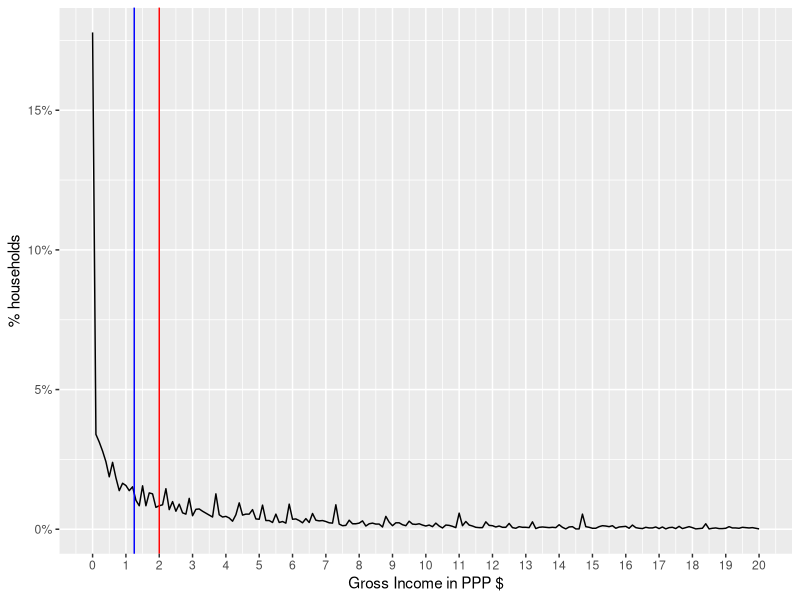
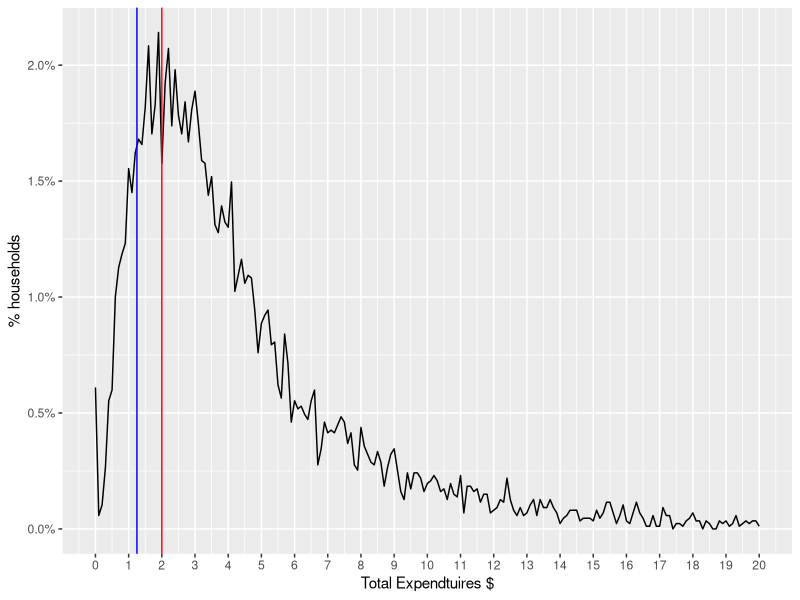
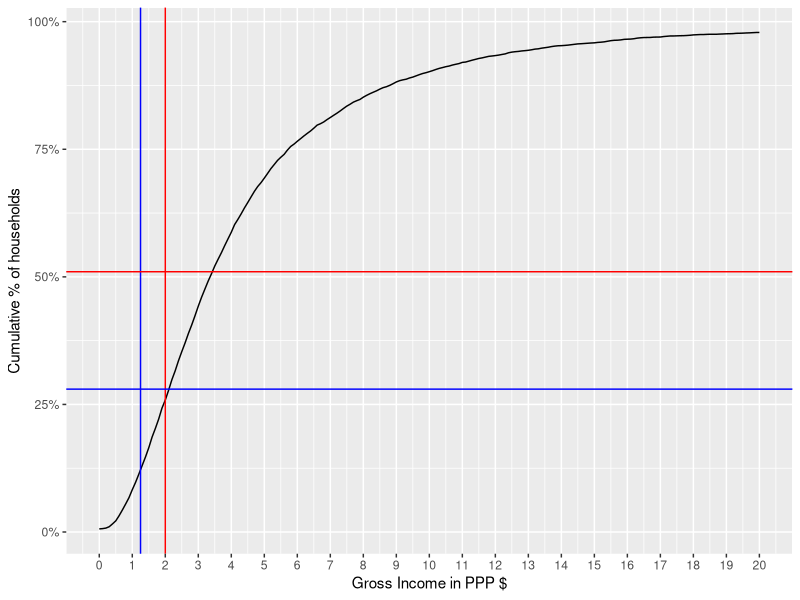
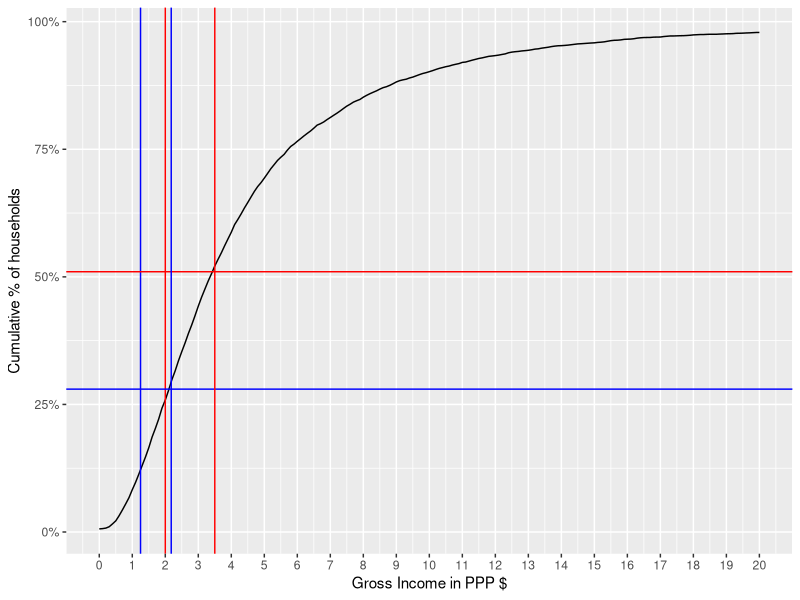
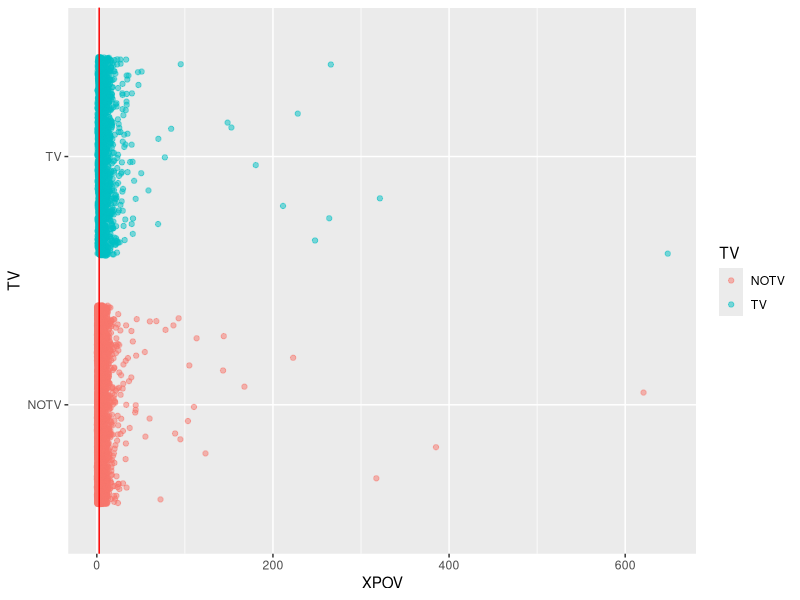
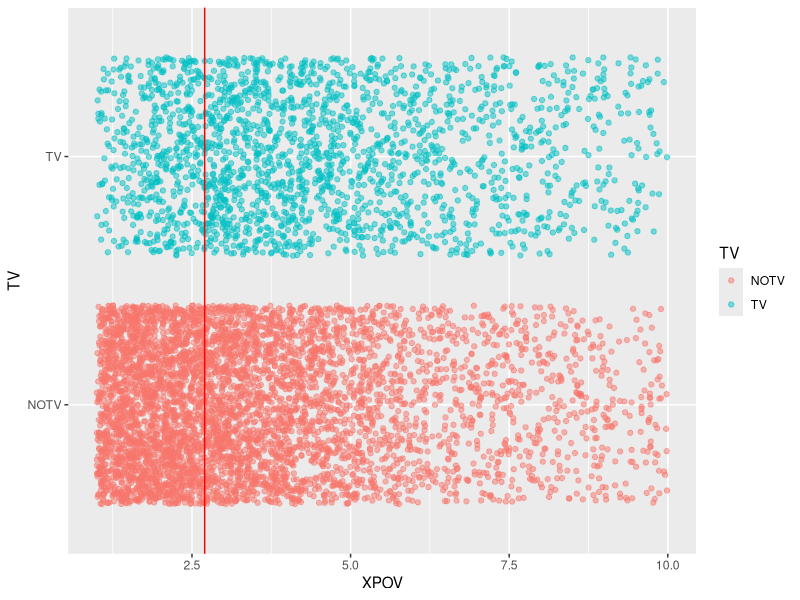

Here is the R script that generated these plots, in order: (Note: this script raises an error after producing the figures.)


library('foreign')
# We'll assume having Ghana/Ethiopia data in the directory
household = read.dta('GHA_2006_GLSS_v01_M_v01_A_SHIP_Stata8/GHA_2005_H.dta')
expenses = read.dta('GHA_2006_GLSS_v01_M_v01_A_SHIP_Stata8/GHA_2005_E.dta')
individuals = read.dta('GHA_2006_GLSS_v01_M_v01_A_SHIP_Stata8/GHA_2005_I.dta')


#household = read.dta('ETH_2004_HICES_v01_M_v01_A_SHIP_Stata8/ETH_2004_H_P.dta')
#expenses = read.dta('ETH_2004_HICES_v01_M_v01_A_SHIP_Stata8/ETH_2004_E_P.dta')
#individuals = read.dta('ETH_2004_HICES_v01_M_v01_A_SHIP_Stata8/ETH_2004_I_P.dta')

#ETH_2000_HICES_v01_M_v01_A_SHIP_Stata8

#household = read.dta('ETH_2000_HICES_v01_M_v01_A_SHIP_Stata8/ETH_2000_H_P.dta')
#expenses = read.dta('ETH_2000_HICES_v01_M_v01_A_SHIP_Stata8/ETH_2000_E_P.dta')
#individuals = read.dta('ETH_2000_HICES_v01_M_v01_A_SHIP_Stata8/ETH_2000_I_P.dta')

household$INC_TOT_G_PPP_DAILY = household$INC_TOT_G / expenses$PPP2005[1] / 365

household$XPOV = household$INC_TOT_G_PPP_DAILY
household$INC_TOT_G_PPP_DAILY = household$INC_TOT_G / expenses$PPP2005[1] / 365

household$XPOV = household$INC_TOT_G_PPP_DAILY



library(ggplot2)
library(scales)
distPlot = ggplot(household, aes(x=XPOV, nrow=nrow(household), y=..count.. / nrow)) +
geom_line(stat='bin', binwidth=0.1) + scale_y_continuous(labels = percent_format()) + 
geom_vline(xintercept=2.0, color='red') + geom_vline(xintercept=1.25, color='blue')

distPlot + scale_x_continuous(limits=c(0, 20), breaks=0:20)  + labs(x='Gross Income in PPP $', y='% households')

sum(household$INC_TOT_G_PPP_DAILY == 0.0) / nrow(household)


# EXPENDTIURES
if('PCEXPDR_PPP' %in% names(household)){ # for Ghana
  #household$XPOV = household$PCEXP / expenses$PPP2005 / 365
  household$XPOV = household$PCEXPDR_PPP / 365

}else{ # for  Ethiopia
  household$XPOV = household$PCEXP_PPP / 365
}

distPlot = ggplot(household, aes(x=XPOV, nrow=nrow(household), y=..count.. / nrow)) +
geom_line(stat='bin', binwidth=0.1) + scale_y_continuous(labels = percent_format()) + 
geom_vline(xintercept=2.0, color='red') + geom_vline(xintercept=1.25, color='blue')
distPlot + scale_x_continuous(limits=c(0, 20), breaks=0:20)  + labs(x='Total Expendtuires $', y='% households')

sum(household$XPOV == 0.0) / nrow(household)

distPlot + aes(y=cumsum(..count..)/nrow) + scale_x_continuous(limits=c(0, 20), breaks=0:20)  +
labs(x='Gross Income in PPP $', y='Cumulative % of households') +
geom_hline(yintercept=0.51, color='red') + 
geom_hline(yintercept=0.28, color='blue')

# VISUAL ROUGH CALCULATION (just multiplied the hlines by a factor)
distPlot + aes(y=cumsum(..count..)/nrow) + scale_x_continuous(limits=c(0, 20), breaks=0:20)  +
labs(x='Gross Income in PPP $', y='Cumulative % of households') +
geom_hline(yintercept=0.51, color='red') + 
geom_hline(yintercept=0.28, color='blue') + 
geom_vline(xintercept=3.5, color='red') + geom_vline(xintercept=2.18, color='blue')

household$poor = factor(household$XPOV < 3.5)
# for households levels
table(household$poor)
sum(household$poor == TRUE, na.rm=T) / nrow(household)

# for individuals levels
sum(household$poor == T * household$HHSIZE, na.rm=T) / sum(household$HHSIZE)

household$poor = factor(household$XPOV < 2.7)
# for households levels
table(household$poor)
sum(household$poor == T, na.rm=T) / nrow(household)
sum(household$poor == T * household$HHSIZE, na.rm=T) / sum(household$HHSIZE)

# the default levels are 'YES', 'NO', let's change them to make the table more readble
levels(household$TV) = c('NOTV', 'TV')
table(household$poor, household$TV)

tv_xpov = ggplot(subset(household, !is.na(TV)), aes(y=TV, x=XPOV, col=TV)) +
geom_point(alpha=0.5, position=position_jitter(0.05)) + geom_vline(xintercept=2.7, color='red')
tv_xpov

tv_xpov + scale_x_continuous(limits=c(1,10)) 

library(caTools) # for sampling
set.seed(2000) # to ensure consistent runs
split = sample.split(household$poor, SplitRatio=0.7)

# adding poor factorial
household$poorfac = factor(household$poor, levels=c('TRUE', 'FALSE'))
levels(household$poorfac) = c('POOR', 'NOT_POOR')

train.household = subset(household, split)
test.household = subset(household, !split)

# you can use '.' to refer to all variable or . - VAR1 - VAR2 to exclude some variables
logit1 = glm(poor ~ TV + TOILET, data=train.household, family=binomial)
summary(logit1)

logit1.poor.prediction = predict(logit1, newdata=test.household, type="response")
head(logit1.poor.prediction)

table(prediction=logit1.poor.prediction > 0.5, reference = test.household$poor)

# or you can use the more polished way of confusionMatrix in caret library

library(caret)
library(e1071)

confusionMatrix(logit1.poor.prediction > 0.5, test.household$poor)

library(ROCR)

logit1.ROCRpred = prediction(logit1.poor.prediction, test.household$poor) # prediction object

perf = performance(logit1.ROCRpred, 'tpr', 'fpr')
rocplot = function(perf){
  qplot(perf@x.values[[1]], perf@y.values[[1]], geom='line') + labs(x=perf@x.name, y=perf@y.name, title=perf@alpha.name) # plot ROC
}
rocplot(perf)

# this way you can get auc, precision, recall as values or as plots where the 
# the x axis is the cutoff and the xaxis is the metric. 
# to get the area under the curve
as.numeric(performance(logit1.ROCRpred, 'auc')@y.values)

# in helpers.R
drawPrecisionRecall(logit1.ROCRpred)

logit2 = glm(poor ~ WALLS + FLOOR + WATER + OWNHOUSE + ROOMS + ROOF, data=train.household, family=binomial) 
logit2.poor.prediction = predict(logit2, newdata=test.household, type="response")

logit2.ROCRpred = prediction(logit2.poor.prediction, test.household$poor) # prediction object
drawPrecisionRecall(logit2.ROCRpred)

confusionMatrix(logit2.poor.prediction > 0.4, test.household$poor)


logit1.auc = performance(logit1.ROCRpred, 'auc')
logit2.auc = performance(logit2.ROCRpred, 'auc')
logit1.auc@y.values[[1]]
logit2.auc@y.values[[1]]

logit1.tpr.fpr = performance(logit1.ROCRpred, 'tpr', 'fpr')
logit2.tpr.fpr = performance(logit2.ROCRpred, 'tpr', 'fpr')

# not the cleanest way, but will make generating graphs for exploring much much better
df1 = data.frame(logit1.x = logit1.tpr.fpr@x.values[[1]], logit1.y = logit1.tpr.fpr@y.values[[1]])
df2 = data.frame(logit2.x = logit2.tpr.fpr@x.values[[1]], logit2.y = logit2.tpr.fpr@y.values[[1]])
ggplot(df1, aes(x = logit1.x, y=logit1.y)) +
  geom_line() +
  geom_line(data=df2, aes(logit2.x, logit2.y), color='red') +
  labs(title="Comparison between logit1 and logit2", x='False Positive Rate', y='True Positive Rate')

compareTwoModels(logit1, logit2, test.data=test.household, dep.var='poor',
                 model1.name='logit1', model2.name='logit2')

  summary(logit2)

library(randomForest)
# note in randomForests, NA values must be imputed or totally ignored 
#forest1 = randomForest(poor ~ HHSEX + HHAGEY + HHMARST + HHEDLEV + HHEMSTAT + HHEMTYPE  + OWNHOUSE+ ROOMS + GARBDISP + TOILET + WALLS +  SEWMACH + STOVE + RADIO + TV + AGLAND +  OTHLNDOW, data=train.household, nodesize=25, ntree=200)

forest1 = randomForest(poor ~ WALLS + FLOOR + WATER + OWNHOUSE + ROOMS + ROOF, data=train.household, nodesize=25, ntree=200)

# random forest models output TRUE or FALSE directly for classification. The models
# knew that it is a classification problem because the column poor is a factor. To
# Treat as response, make the poor column logical

# The predict function works here as well (there is an alias for each algorithm)
forest1.poor.prediction = predict(forest1, newdata=test.household)
confusionMatrix(forest1.poor.prediction, test.household$poor)

library(plyr)


all_info = ddply(individuals, .(HID), function(x){ 
                c(
                  sum(x$AGEY < 6) / x[1,]$HHSIZE_S, 
                  sum(x$AGEY < 15) / x[1,]$HHSIZE_S, 
                  sum(x$AGEY < 21) / x[1,]$HHSIZE_S,
                  sum(x$AGEY > 60) / x[1,]$HHSIZE_S,
                  sum(x$SEX == 'Female') / x[1,]$HHSIZE_S,
                  sum(x$LITERACY == 'Cannot read or write') / x[1,]$HHSIZE_S
                )
                 })
names(all_info) = c('HID', 'UND6RAT', 'UND15RAT', 'UND21RAT', 'ABV60RAT', 'FEMRAT', 'LITRAT')
extra.household = merge(all_info, household, by='HID')

train.extra.household = extra.household[split, ]
test.extra.household = extra.household[!split, ]

forest1 = randomForest(poor ~ WALLS + FLOOR + WATER + OWNHOUSE + ROOMS + ROOF, data=train.extra.household) 

forest2 = randomForest(poor ~ UND6RAT + FEMRAT + WALLS + FLOOR + WATER + OWNHOUSE + ROOMS + ROOF, data=train.extra.household) 
logit3 = glm(poor ~ UND6RAT + FEMRAT + WALLS + FLOOR + WATER + OWNHOUSE + ROOMS + ROOF, data=train.extra.household, family=binomial) 


library('mice')
povCols = c('HHSEX', 'HHAGEY', 'HHMARST', 'HHEDLEV', 'HHEMTYPE', 'OWNHOUSE',  'ROOMS', 'GARBDISP', 'TOILET', 'WALLS', 'SEWMACH', 'STOVE', 'RADIO', 'TV', 'AGLAND', 'OTHLNDOW', 'poor')

subset.household = household[, povCols]

subset.train.household  = subset(subset.household, split)
subset.test.household  = subset(subset.household, !split)

logit4 = glm(poor ~ ., subset.train.household, family=binomial)

# takes a lot of time, not worth it
# imputed.household = complete(mice(household[, povCols]))
  imputed.household = household

imputed.train.household = subset(imputed.household, split)
imputed.test.household = subset(imputed.household, !split)

logit4 = glm(poor ~ ., imputed.train.household, family=binomial)
logit4.poor.prediction = predict(logit4, imputed.test.household)
table(prediction=logit4.poor.prediction > 0.4, reference = imputed.test.household$poor)

library(kernlab)
svm1 = ksvm(poor ~ WALLS + FLOOR + WATER + OWNHOUSE + ROOMS + ROOF, data=train.extra.household)
svm1.predictions = predict(svm1, test.extra.household)
confusionMatrix(svm1.predictions, test.extra.household$poor)

svm3 = ksvm(poor ~ UND6RAT + FEMRAT + WALLS + FLOOR + WATER + OWNHOUSE + ROOMS + ROOF, data=train.extra.household) 

svm3.predictions = predict(svm3, test.extra.household)
confusionMatrix(svm3.predictions, test.extra.household$poor)

# fitControl <- trainControl(## 10-fold CV
#                            method = "repeatedcv",
#                            number = 10,
#                            ## repeated ten times
#                            repeats = 5)
# 
# 
# gbmFit1 <- train(poor ~ UND6RAT + FEMRAT + WALLS + FLOOR + WATER + OWNHOUSE + ROOMS + ROOF,
#                  data = train.extra.household,
#                  method = "gbm",
#                  trControl = fitControl,
#                  ## This last option is actually one
#                  ## for gbm() that passes through
#                  verbose = FALSE)
# gbmFit1
# 


# svmFit1 <- train(poor ~ UND6RAT + FEMRAT + WALLS + FLOOR + WATER + OWNHOUSE + ROOMS + ROOF,
#                  data = train.extra.household,
#                  method = "svmRadial",
#                  trControl = fitControl,
#                  tuneLength = 8)
# svmFit1


# descrimination 
# rdaFit1 <- train(poor ~ UND6RAT + FEMRAT + WALLS + FLOOR + WATER + OWNHOUSE + ROOMS + ROOF,
#                  data = train.extra.household,
#                  method = "rda",
#                  trControl = fitControl,
#                  tuneLength = 4,
#                  metric = "ROC")
# rdaFit
# 
# 
# 
# logFit1 <- train(poor ~ UND6RAT + FEMRAT + WALLS + FLOOR + WATER + OWNHOUSE + ROOMS + ROOF,
#                  data = train.extra.household,
#                  method = "LogitBoost",
#                  trControl = fitControl)
# logFit1

ggplot(extra.household, aes(x=TOILET, fill=poorfac)) + geom_bar(position='fill')
ggplot(extra.household, aes(x=TV, fill=poorfac)) + geom_bar(position='fill')
ggplot(extra.household, aes(x=GARBDISP, fill=poorfac)) + geom_bar(position='fill') + ggtitle('Grabage disposal')
ggplot(extra.household, aes(x=SEWMACH, fill=poorfac)) + geom_bar(position='fill') + ggtitle('Sewing machine')
ggplot(extra.household, aes(x=WALLS, fill=poorfac)) + geom_bar(position='fill')
ggplot(extra.household, aes(x=STOVE, fill=poorfac)) + geom_bar(position='fill')
ggplot(extra.household, aes(x=RADIO, fill=poorfac)) + geom_bar(position='fill')

ggplot(extra.household, aes(x=HHAGEY, fill=poorfac)) + geom_bar(position='fill') + ggtitle('Household Head Age')
ggplot(extra.household, aes(x=HHSEX, fill=poorfac)) + geom_bar(position='fill') + ggtitle('Household Head Sex')
ggplot(extra.household, aes(x=HHMARST, fill=poorfac)) + geom_bar(position='fill') + ggtitle('Household Head Martial Status') + theme(axis.text.x = element_text(angle = 90, hjust = 1))
ggplot(extra.household, aes(x=HHEDLEV, fill=poorfac)) + geom_bar(position='fill') + ggtitle('Household Head Ed level') + scale_x_discrete(labels= c('No Education', 'Pre school', 'Primary', 'Secondary', 'Upper secondary ', 'Post secondary (technical or vocational)', 'University', 'Literacy Program', 'Other', 'NA')) + theme(axis.text.x = element_text(angle = 90, hjust = 1))
ggplot(extra.household, aes(x=OWNHOUSE, fill=poorfac)) + geom_bar(position='fill') + ggtitle('Is the house owned')

ggplot(extra.household, aes(x=UND6RAT, fill=poorfac)) + geom_bar(position='fill', binwidth=0.1) + labs(title ='Under 6 ratio') + scale_x_continuous(limits=c(0.0, 1.0))
ggplot(extra.household, aes(x=UND15RAT, fill=poorfac)) + geom_bar(position='fill', binwidth=0.1) + labs(title = 'Under 15 ratio') + scale_x_continuous(limits=c(0.0, 1.0))
ggplot(extra.household, aes(x=UND21RAT, fill=poorfac)) + geom_bar(position='fill', binwidth=0.1) + labs(title = 'Under 21 ratio') + scale_x_continuous(limits=c(0.0, 1.0))
ggplot(extra.household, aes(x=ABV60RAT, fill=poorfac)) + geom_bar(position='fill', binwidth=0.1) + labs(title = 'Above 60 ratio') + scale_x_continuous(limits=c(0.0, 1.0))
ggplot(extra.household, aes(x=FEMRAT, fill=poorfac)) + geom_bar(position='fill', binwidth=0.1) + labs(title = 'Female  ratio') + scale_x_continuous(limits=c(0.0, 1.0))
ggplot(extra.household, aes(x=LITRAT, fill=poorfac)) + geom_bar(position='fill', binwidth=0.1) + labs(title = 'Illiteracy ratio') + scale_x_continuous(limits=c(0.0, 1.0))

ggplot(extra.household, aes(x=HHEDLEV, fill=poorfac)) + geom_bar() + ggtitle('Household Head Ed level') + scale_x_discrete(labels= c('No Education', 'Pre school', 'Primary', 'Secondary', 'Upper secondary ', 'Post secondary (technical or vocational)', 'University', 'Literacy Program', 'Other', 'NA')) + theme(axis.text.x = element_text(angle = 90, hjust = 1))
ggplot(extra.household, aes(x=LITRAT, fill=poorfac)) + geom_bar(binwidth=0.1) + labs(title = 'Illiteracy ratio') + scale_x_continuous(limits=c(0.0, 1.0))

fitControl <- trainControl(## 10-fold CV
                           method = "repeatedcv",
                           number = 10,
                           ## repeated ten times
                           repeats = 5)


#gbmFit1 <- train(poor ~ UND6RAT + FEMRAT + WALLS + FLOOR + WATER + OWNHOUSE + ROOMS + ROOF,
gbmFit1 <- train(poor ~ TOILET + TV + GARBDISP + STOVE + HHMARST + HHEDLEV + OWNHOUSE + UND15RAT  + UND21RAT  + FEMRAT +LITRAT,
                 data = train.extra.household,
                 method = "gbm",
                 trControl = fitControl,
                 ## This last option is actually one
                 ## for gbm() that passes through
                 verbose = FALSE)
gbmFit1

gbmFit1 <- train(poor ~ UND6RAT + FEMRAT + WALLS + FLOOR + WATER + OWNHOUSE + ROOMS + ROOF,
                 data = train.extra.household,
                 method = "gbm",
                 trControl = fitControl,
                 ## This last option is actually one
                 ## for gbm() that passes through
                 verbose = FALSE)
gbmFit1
